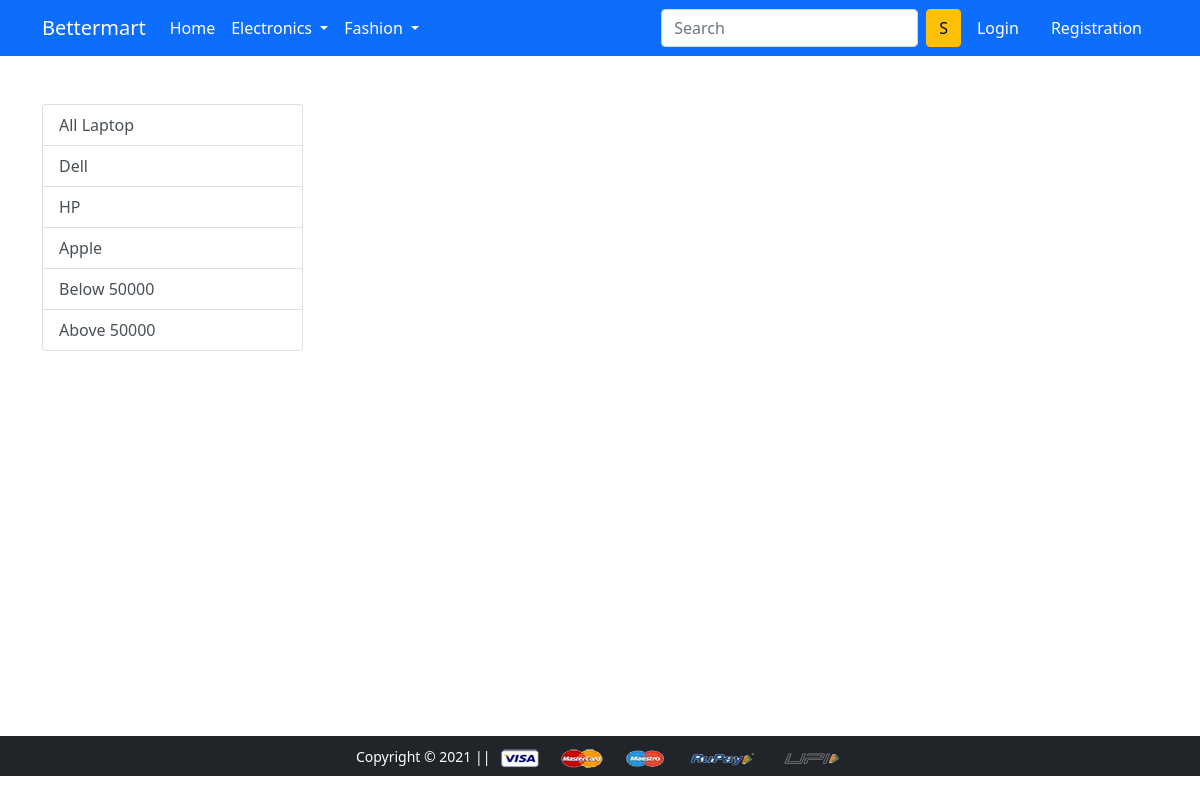
The page /laptop/Apple on the database as committed earlier.
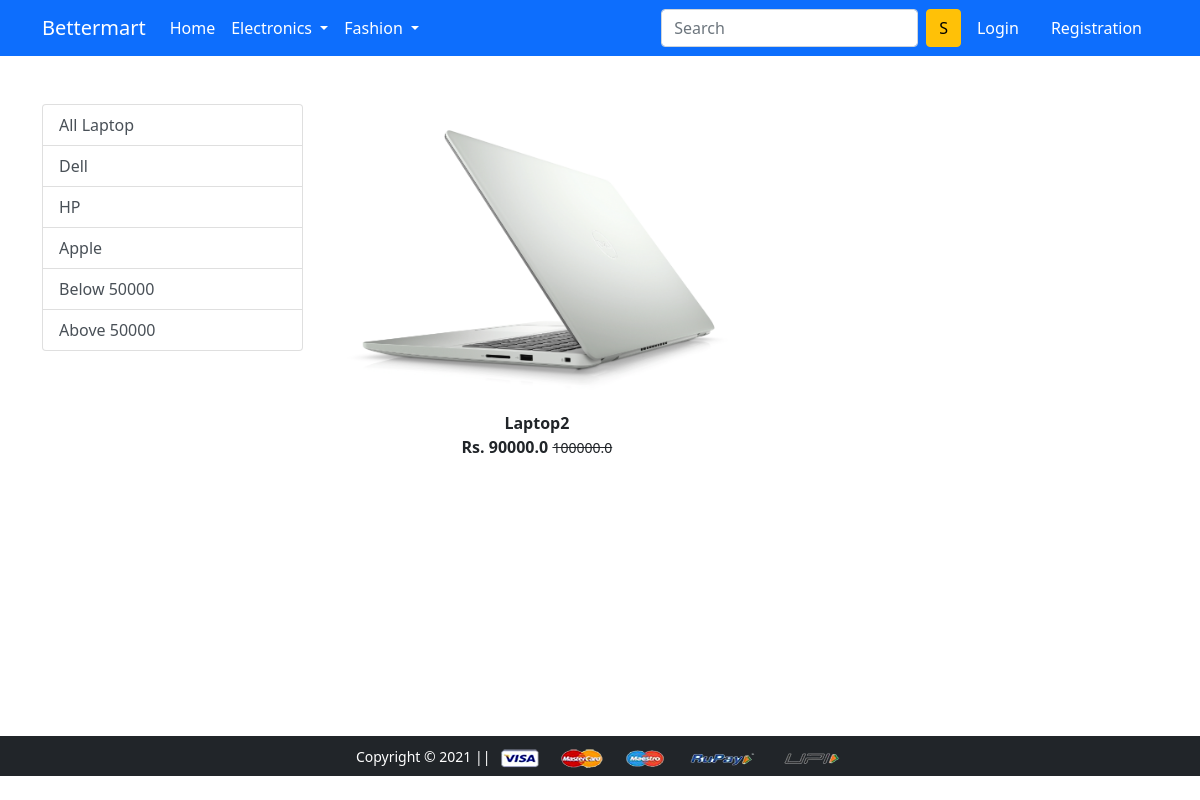
The same page on the database as committed later.
### app/models.py (models this page shows, shortened)
class Product(models.Model):
    title = models.CharField(max_length=100)
    selling_price = models.FloatField()
    discounted_price = models.FloatField()
    description = models.TextField()
    brand = models.CharField(max_length=100)
    category = models.CharField(choices=CATEGORY_CHOICES, max_length=2)
    product_image = models.ImageField(upload_to='productimg')

### app/views.py (the view)
# urls.py: path('laptop/', views.laptop, name='laptop'),
def laptop(request, data=None):
    if data == None:
        laptops = Product.objects.filter(category='L')
    elif data == 'Dell' or data == 'HP' or data == 'Apple':
        laptops = Product.objects.filter(category='L').filter(brand=data)
    elif data == 'below':
        laptops = Product.objects.filter(category='L').filter(discounted_price__lt=50000)
    elif data == 'above':
        laptops = Product.objects.filter(category='L').filter(discounted_price__gt=50000)
    return render(request, 'app/laptop.html', {'laptops': laptops})

### app/templates/app/laptop.html (shortened to what this page needs)
{% extends 'app/base.html' %}
{% load static %}
{% block main-content %}
<div class="container my-5">
    <div class="main">
        <div class="row">
            <div class="col-sm-3">
                <div class="list-group">
                    <a href="{% url 'laptop' %}" class="list-group-item list-group-item-action">All Laptop</a>
                    <a href="{% url 'laptopdata' 'Dell' %}" class="list-group-item list-group-item-action">Dell</a>
                    <a href="{% url 'laptopdata' 'HP' %}" class="list-group-item list-group-item-action">HP</a>
                    <a href="{% url 'laptopdata' 'Apple' %}" class="list-group-item list-group-item-action">Apple</a>
                    <a href="{% url 'laptopdata' 'below' %}" class="list-group-item list-group-item-action">Below 50000</a>
                    <a href="{% url 'laptopdata' 'above' %}" class="list-group-item list-group-item-action">Above 50000</a>
                </div>
            </div>
            <div class="col-sm-8">
                <div class="row">
                    {% for product in laptops %}
                    <div class="col-sm-4 text-center mb-4">
                        <a href="{% url 'product-detail' product.id %}" class="btn">
                            <div class="item">
                                <img src="{{product.product_image.url}}" alt="" height="300" class="">
                                <div class="fw-bold">{{product.title}}</div>
                                <div class="fw-bold">Rs. {{product.discounted_price}} <small class="fw-light text-decoration-line-through">{{product.selling_price}}</small>
                                </div>
                            </div>
                        </a>
                    </div>&nbsp;&nbsp;&nbsp;&nbsp;&nbsp;&nbsp;&nbsp;&nbsp;&nbsp;&nbsp;&nbsp;&nbsp;&nbsp;&nbsp;&nbsp;&nbsp;&nbsp;&nbsp;&nbsp;&nbsp;
                    {% endfor %}
                </div>
            </div>
        </div>
    </div>
</div>
{% endblock main-content %}

### app/templates/app/base.html (shortened to what this page needs)
<!doctype html>
{% load static %}
<html lang="en">
  <head>
    <link href="https://cdn.jsdelivr.net/npm/bootstrap@5.0.0-beta1/dist/css/bootstrap.min.css" rel="stylesheet">
    <link rel="stylesheet" href="{% static 'app/css/owl.carousel.min.css' %}">
    <link rel="stylesheet" href="{% static 'app/css/all.min.css' %}">
    <link rel="stylesheet" href="{% static 'app/css/style.css' %}">
  </head>
  <body>
    <nav class="navbar navbar-expand-lg navbar-dark bg-primary">
     <div class="container">
       <a class="navbar-brand" href="/">Bettermart</a>
       <div class="collapse navbar-collapse" id="navbarSupportedContent">
         <ul class="navbar-nav me-auto mb-2 mb-lg-0">
           <li class="nav-item">
             <a class="nav-link active" aria-current="page" href="/">Home</a>
           </li>
           <li class="nav-item dropdown">
             <a class="nav-link dropdown-toggle text-white" href="#" id="electronicsDropdown" role="button" data-bs-toggle="dropdown" aria-expanded="false">
               Electronics
             </a>
           </li>
           <li class="nav-item dropdown">
             <a class="nav-link dropdown-toggle text-white" href="#" id="fashionDropdown" role="button" data-bs-toggle="dropdown" aria-expanded="false">
               Fashion
             </a>
           </li>
         </ul>
         <form class="d-flex">
           <input class="form-control me-2" type="search" placeholder="Search" aria-label="Search">
           <button class="btn btn-warning" type="submit">S</button>
         </form>
         <div>
          <ul class="navbar-nav me-auto mb-2 mb-lg-0">
              {% if request.user.is_authenticated %}
           <li class="nav-item dropdown mx-2">
              <a class="nav-link dropdown-toggle text-white" href="#" id="profileDropdown" role="button" data-bs-toggle="dropdown" aria-expanded="false">
                {{request.user}}
              </a>
              <ul class="dropdown-menu" aria-labelledby="profileDropdown">
                <li><a class="dropdown-item" href="{% url 'profile' %}">Profile</a></li>
                <li><a class="dropdown-item" href="{% url 'orders' %}">Orders</a></li>
                <li><a class="dropdown-item" href="{% url 'passwordchange' %}">Change Password</a></li>
                <li><a class="dropdown-item" href="{% url 'logout' %}">Logout</a></li>
              </ul>
            </li>
            <li class="nav-item mx-2">
             <a href="{% url 'showcart' %}" class="nav-link text-white"><span class="badge bg-danger">4</span> Cart </a>
            </li>
              {% else %}
            <li class="nav-item mx-2">
             <a href="{% url 'login' %}" class="nav-link text-white">Login</a>
            </li>
            <li class="nav-item mx-2">
             <a href="{% url 'customerregistration' %}" class="nav-link text-white">Registration</a>
            </li>
              {% endif %}
          </ul>
         </div>
       </div>
     </div>
    </nav>
    {% block main-content %} {% endblock main-content %}
    <footer class="container-fluid bg-dark text-center p-2 mt-5">
        <small class="text-white">Copyright &copy; 2021 || </small>
        <img src="{% static 'app/images/payment.png' %}" alt="" srcset="" class="img-fluid" height="2px">
    </footer>
  </body>
</html>

### app/templates/app/laptop.html (style rules this page uses)
.main { min-height: 73vh; }

Rows that differ between the two databases and show on the page:
added Product: product_image (picture), title "Laptop2", discounted_price "90000.0", selling_price "100000.0"
